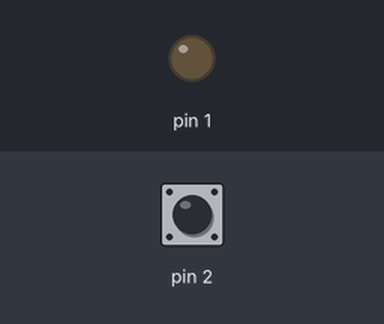
Recording of a sketch running on a simulated Arduino Uno, built with avr-gcc and run on an emulated ATmega328P. Shown: output pins drawn as LEDs (lit = HIGH). The test bench sets the inputs (shaded band); at power-on: pin 2 HIGH.

Above: at 1.2 s.
1.3 s: pin 2 pulled LOW for 0.15 s
At 2.5 s:
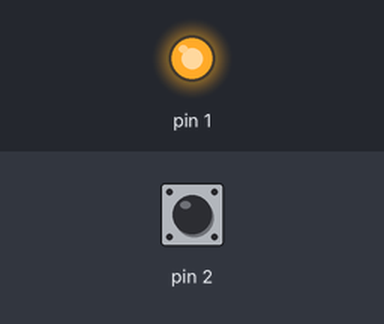
2.9 s: pin 2 pulled LOW for 1 s
At 3.8 s:
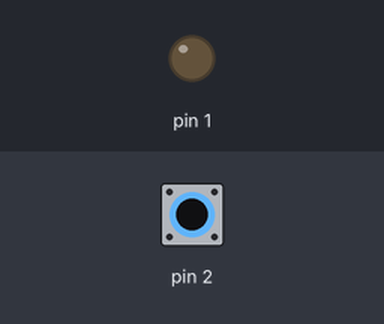
5.4 s: pin 2 pulled LOW for 3.2 s
At 5.7 s:
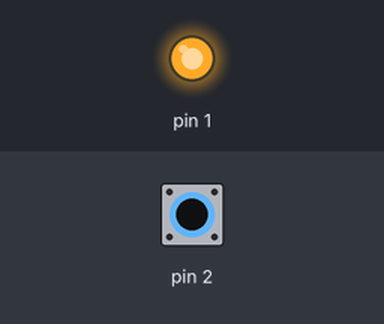
Timing chart, 0 to 8.4 s (numbered marks = the images above; inputs shaded):
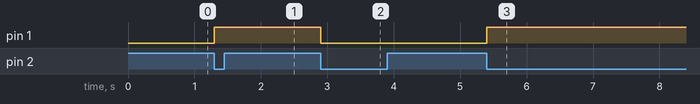

The sketch:

ATmega328p_interrupt_minimal.ino
```cpp
#include <avr/interrupt.h>

const byte ledPin = PCINT17; //LED_DEBUG pin
const byte interruptPin = PCINT18; //BTN pin
volatile byte state = LOW;

void setup() {
  pinMode(ledPin, OUTPUT);
  pinMode(interruptPin, INPUT_PULLUP);
  attachInterrupt(0, blink, FALLING);
}

void loop() {
  digitalWrite(ledPin, state);
}

void blink() {
{
  static unsigned long last_interrupt_time = 0;
  unsigned long interrupt_time = millis();
  // If interrupts come faster than 200ms, assume it's a bounce and ignore
  if (interrupt_time - last_interrupt_time > 200)
  {
   state=!state;
  }
  last_interrupt_time = interrupt_time;
}}
```

Measured:
- after the input at 1.3 s, pin 1: LOW → HIGH at once
- after the input at 2.9 s, pin 1: HIGH → LOW at once
- after the input at 5.4 s, pin 1: LOW → HIGH at once
